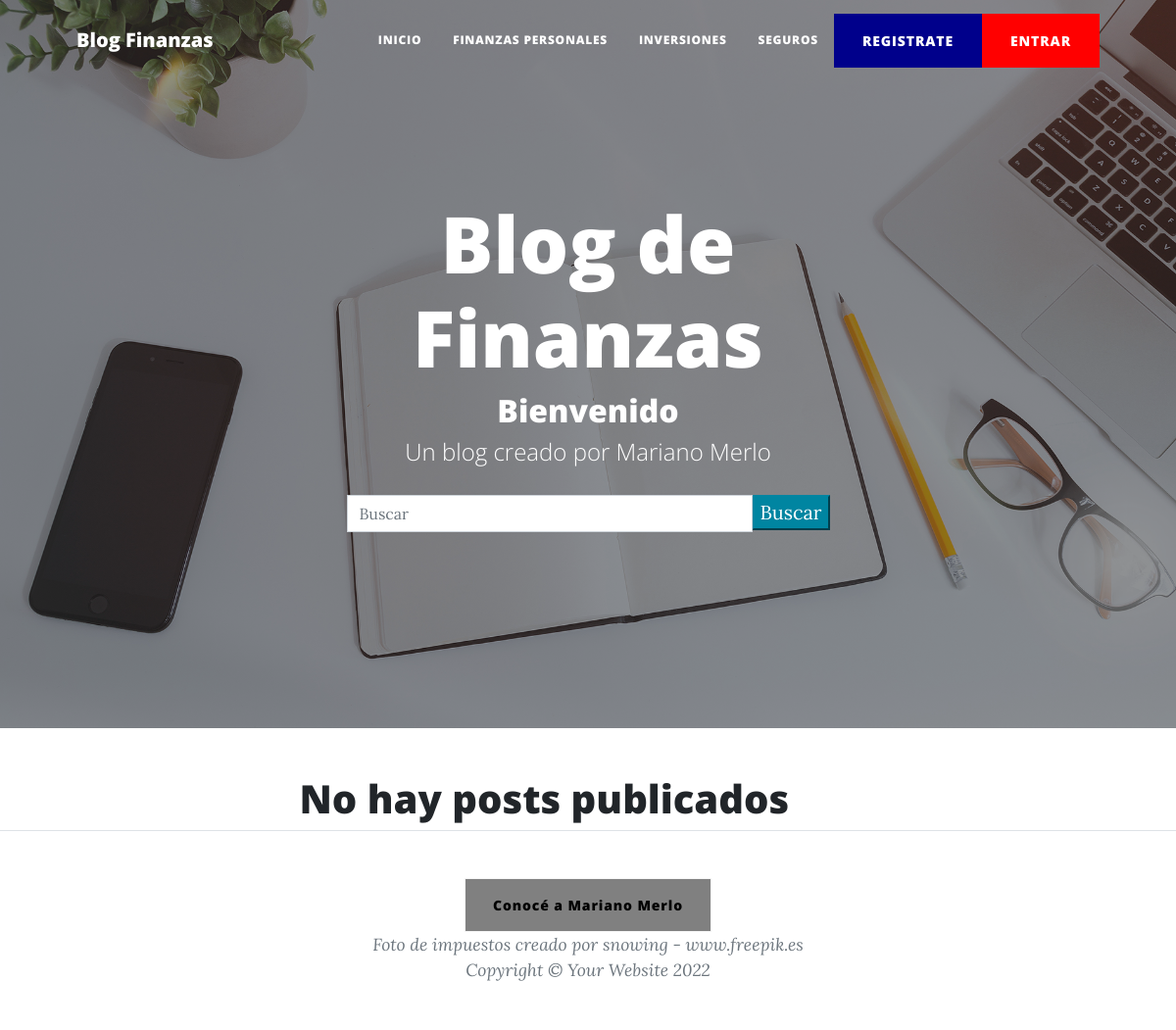
Page /AppBlog/ on the earlier database version.
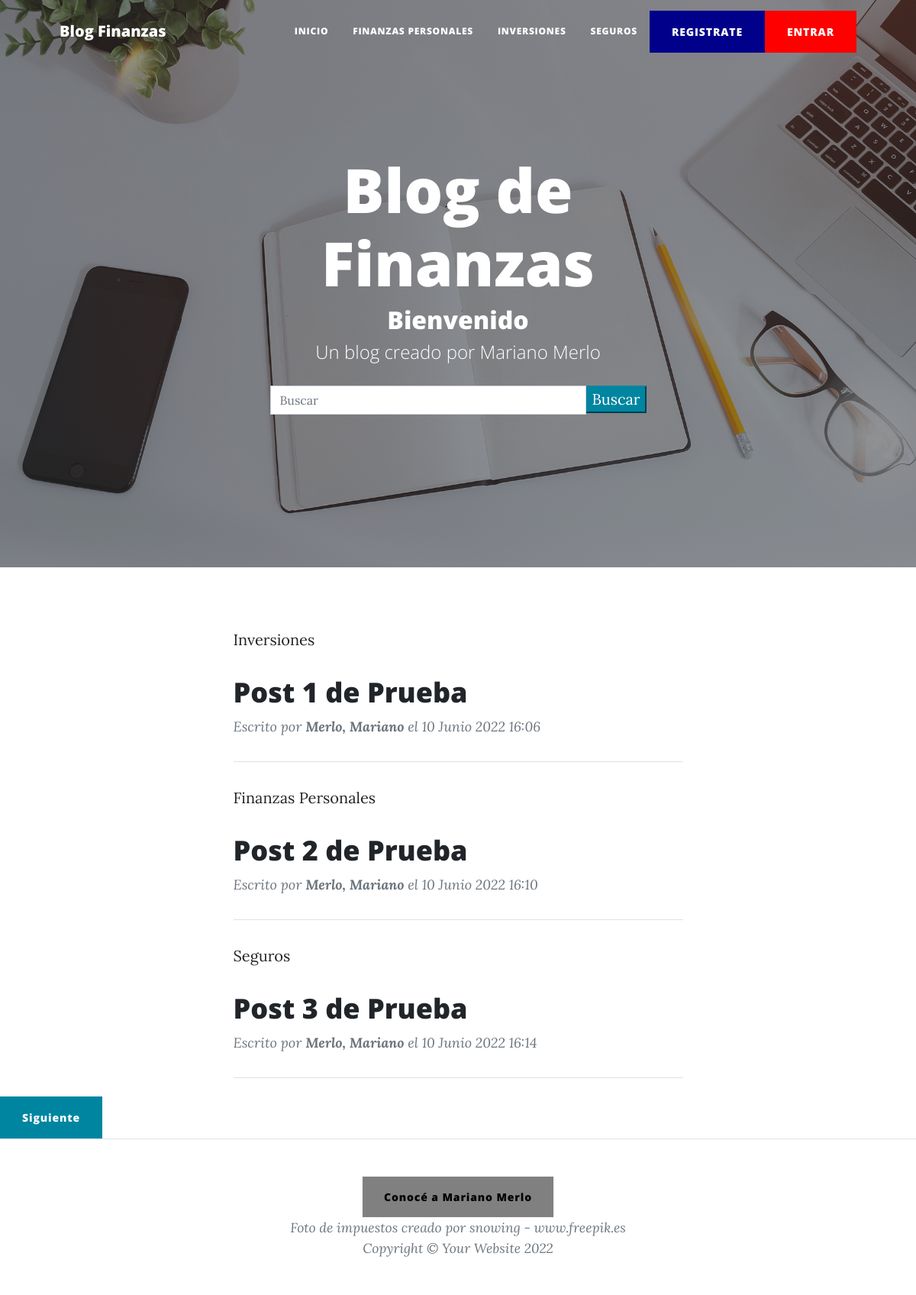
Same page on the later database version.
### AppBlog/models.py (models this page shows, shortened)
class Post(models.Model):
    titulo = models.CharField('Título', max_length = 90, null = False, blank = False)
    slug = models.CharField('Slug', max_length = 100, null = False, blank = False)
    subtitulo = models.CharField('Subtítulo', max_length = 110, null = False, blank = False)
    cuerpo = RichTextField('Cuerpo', blank = False, null = False)
    imagen = models.URLField(max_length = 1100, null = False, blank = False)
    autor = models.ForeignKey(Autor, on_delete = models.CASCADE)
    categoria = models.ForeignKey(Categoria, on_delete = models.CASCADE)
    estado = models.BooleanField('Publicado/No Publicado', default = True)
    fecha_creacion = models.DateTimeField('Fecha de Creación', auto_now = False, auto_now_add = True)
    class Meta:
        verbose_name = 'Post'
        verbose_name_plural = 'Posts'

class Categoria(models.Model):
    nombre = models.CharField('Nombre de la Categoría', max_length = 100, null = False, blank = False)
    fecha_creacion = models.DateTimeField('Fecha de Creación', auto_now = False, auto_now_add = True)
    estado = models.BooleanField('Categoría Activa/No Activa', default = True)
    class Meta:
        verbose_name = 'Categoría'
        verbose_name_plural = 'Categorías'
    def __str__(self):
        return self.nombre

class Autor(models.Model):
    nombre = models.CharField('Nombre del Autor', max_length = 255, null = False, blank = False)
    apellido = models.CharField('Apellido del Autor', max_length = 255, null = False, blank = False)
    email = models.EmailField('Email', max_length = 255, null = False, blank = False)
    fecha_creacion = models.DateTimeField('Fecha de Creación', auto_now = False, auto_now_add = True)
    estado = models.BooleanField('Autor Activo/No Activo', default = True)
    class Meta:
        verbose_name = 'Autor'
        verbose_name_plural = 'Autores'
    def __str__(self):
        return self.apellido + ', ' + self.nombre

### AppBlog/views.py (the view)
# urls.py: path('', inicio, name = 'inicio'),
def inicio(request):
    queryset = request.GET.get("buscar")
    posts = Post.objects.filter(estado = True)
    if queryset:
        posts = Post.objects.filter(Q(titulo__icontains = queryset) | Q(subtitulo__icontains = queryset)).distinct()
    paginator = Paginator(posts, 3)
    page = request.GET.get('page')
    posts = paginator.get_page(page)
    return render(request, 'AppBlog/inicio.html', {'posts': posts})

### AppBlog/templates/AppBlog/inicio.html
{% extends 'AppBlog/padre.html' %}
{% load static %}
{% block título %}
<h1>Blog de Finanzas</h1>
<h2>Bienvenido</h2>
<span class="subheading">Un blog creado por Mariano Merlo</span>
{% endblock %}

### AppBlog/templates/AppBlog/padre.html (shortened to what this page needs)
<!DOCTYPE html>
<html lang="en">
    <head>
        {% load static %}
        <link href="{% static 'AppBlog/css/styles.css' %}" rel="stylesheet" />
    </head>
    <body>
        <nav class="navbar navbar-expand-lg navbar-light" id="mainNav">
            <div class="container px-4 px-lg-5">
                <a class="navbar-brand" href="{% url 'inicio' %}">Blog Finanzas</a>
                <div class="collapse navbar-collapse" id="navbarResponsive">
                    <ul class="navbar-nav ms-auto py-4 py-lg-0">
                        <li class="nav-item"><a class="nav-link px-lg-3 py-3 py-lg-4" href="{% url 'inicio' %}">Inicio</a></li>
                        <li class="nav-item"><a class="nav-link px-lg-3 py-3 py-lg-4" href="{% url 'finanzaspersonales' %}">Finanzas Personales</a></li>
                        <li class="nav-item"><a class="nav-link px-lg-3 py-3 py-lg-4" href="{% url 'inversiones' %}">Inversiones</a></li>
                        <li class="nav-item"><a class="nav-link px-lg-3 py-3 py-lg-4" href="{% url 'seguros' %}">Seguros</a></li>
                        <div class="collapse navbar-collapse" id="navbarResponsive">
                            <ul class="navbar-nav ms-auto py-4 py-lg-0">
                                {% if not request.user.is_register %}
                                <li class="nav-item"><a class="btn btn-primary" style="background-color: darkblue; border-color: darkblue" href="{% url 'registro' %}">REGISTRATE</a></li>
                                {% endif %}
                                {% if not request.user.is_authenticated %}
                                <li class="nav-item"><a class="btn btn-primary" style="background-color: red; border-color: red" href="{% url 'login' %}">ENTRAR</a></li>
                                {% else %}
                                <li class="nav-item"><p>Hola {{user}}</p></li>
                                <li class="nav-item"><a class="btn" href="{% url 'detallePerfil' %}">Ver Perfil</a></li>
                                <li class="nav-item"><a class="btn btn-primary" href="{% url 'logout' %}">SALIR</a></li>
                                {% endif %}
                            </ul>
                        </div>
                    </ul>
                </div>
            </div>
        </nav>
        <header class="masthead" style="background-image: url({% block imagen %} {% static 'AppBlog/assets/img/home-bg.jpg' %} {% endblock %})">
            <div class="container position-relative px-4 px-lg-5">
                <div class="row gx-4 gx-lg-5 justify-content-center">
                    <div class="col-md-10 col-lg-8 col-xl-7">
                        <div class="site-heading">
                            {% block título %}
                            {% endblock %}
                            <br>
                            {% block busqueda %}
                            <div class="container">
                                <div class="row">
                                    <div class="col-md-12 search">
                                        <form method="get">
                                            <div id="custom-search-input">
                                                <div class="input-group col-md-12">
                                                    <input type="text" class="form-control" placeholder="Buscar" name="buscar" value="{{ request.GET.buscar }}">
                                                    <span class="input-group-list">
                                                        <button type="submit" class="boton btn-primary">Buscar</button>
                                                    </span>
                                                </div>
                                            </div>
                                        </form>
                                    </div>
                                </div>
                            </div>
                            {% endblock %}
                        </div>
                    </div>
                </div>
            </div>
        </header>
        <div class="container px-4 px-lg-5">
            <div class="row gx-4 gx-lg-5 justify-content-center">
                <div class="col-md-10 col-lg-8 col-xl-7">
                    {% block post %}
                    {% if posts %}
                    {% for post in posts %}
                        <div class="post-preview">
                            <a href="{% url 'detallePost' post.slug %}">
                                <p class="post-meta">
                                    {{ post.categoria }}
                                </p>
                                <h2 class="post-title">
                                    {{ post.titulo }}
                                </h2>
                            </a>
                            <p class="post-meta">
                                Escrito por
                                <strong>{{ post.autor }}</strong>
                                el {{ post.fecha_creacion }}
                            </p>
                        </div>
                        <hr class="my-4" />
                    {% endfor %}
                    {% else %}
                    <h1>No hay posts publicados</h1>
                    {% endif %}
                    {% endblock %}
                </div>
            </div>
        </div>
        <div class="row">
            <div class="col-md-12 col-lg-12 col-sm-12 col-xs-12">
                <div class="col-md-6 col-sm-6 col-lg-6 col-xs-6 float-right">
                    {% if posts.has_next %}
                        <div class="clearfix">
                            <a href="?page={{ posts.next_page_number }}" class="btn btn-primary float-right">Siguiente</a>
                        </div>
                    {% endif %}
                </div>
            </div>
        </div>
        <footer class="border-top">
            <div class="container px-4 px-lg-5">
                <div class="row gx-4 gx-lg-5 justify-content-center">
                    <div class="col-md-10 col-lg-8 col-xl-7">
                        <div class="text-center text-muted">
                            <a class="btn btn-primary" style="background-color: gray ; border-color: whitesmoke; color: black;" href="{% url 'aboutme' %}">Conocé a Mariano Merlo</a>
                        </div>
                        <div class="small text-center text-muted fst-italic" href='https://www.freepik.es/fotos/impuestos'>Foto de impuestos creado por snowing - www.freepik.es</div>
                        <div class="small text-center text-muted fst-italic">Copyright &copy; Your Website 2022</div>
                    </div>
                </div>
            </div>
        </footer>
    </body>
</html>

Differences in the rows shown:
added Post: categoria "Inversiones", titulo "Post 1 de Prueba", autor "Merlo, Mariano", fecha_creacion "10 Junio 2022 16:06"
added Post: categoria "Finanzas Personales", titulo "Post 2 de Prueba", autor "Merlo, Mariano", fecha_creacion "10 Junio 2022 16:10"
added Post: categoria "Seguros", titulo "Post 3 de Prueba", autor "Merlo, Mariano", fecha_creacion "10 Junio 2022 16:14"
Other differences:
text no longer shown: "No hay posts publicados"
text now shown: "Siguiente"
